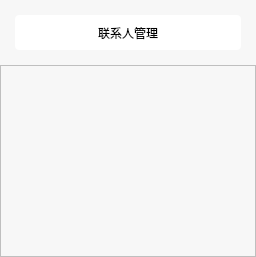
         <widget class="QWidget" name="leftStackedWidgetpage1">
          <layout class="QVBoxLayout" name="verticalLayout_10">
           <property name="spacing">
            <number>0</number>
           </property>
           <property name="leftMargin">
            <number>0</number>
           </property>
           <property name="topMargin">
            <number>0</number>
           </property>
           <property name="rightMargin">
            <number>0</number>
           </property>
           <property name="bottomMargin">
            <number>0</number>
           </property>
           <item>
            <widget class="QWidget" name="widget_6" native="true">
             <property name="styleSheet">
              <string notr="true">background-color: rgb(247, 247, 247);</string>
             </property>
             <layout class="QVBoxLayout" name="verticalLayout_9">
              <property name="leftMargin">
               <number>15</number>
              </property>
              <property name="topMargin">
               <number>15</number>
              </property>
              <property name="rightMargin">
               <number>15</number>
              </property>
              <property name="bottomMargin">
               <number>15</number>
              </property>
              <item>
               <widget class="QPushButton" name="pushButton">
                <property name="minimumSize">
                 <size>
                  <width>0</width>
                  <height>35</height>
                 </size>
                </property>
                <property name="styleSheet">
                 <string notr="true">QPushButton {
    color: black;           
    background-color: rgb(255, 255, 255);
    border-radius: 4px;   
 
	font: 11pt &quot;微软雅黑&quot;;
}

/* 按钮鼠标悬停状态：背景色设为灰色 */
QPushButton:hover {
    background-color: rgb(235,235,235);
}

/* 按钮点击（按下）状态：背景色设为更深的灰色 */
QPushButton:pressed {
    background-color: rgb(227,227,227);
}</string>
                </property>
                <property name="text">
                 <string>联系人管理</string>
                </property>
                <property name="icon">
                 <iconset>
                  <normaloff>:/a/icons/联系人管理.svg</normaloff>:/a/icons/联系人管理.svg</iconset>
                </property>
                <property name="iconSize">
                 <size>
                  <width>27</width>
                  <height>27</height>
                 </size>
                </property>
                <property name="autoDefault">
                 <bool>false</bool>
                </property>
                <property name="default">
                 <bool>false</bool>
                </property>
                <property name="flat">
                 <bool>false</bool>
                </property>
               </widget>
              </item>
             </layout>
            </widget>
           </item>
           <item>
            <widget class="ContactTreeView" name="contactTreeView">
             <property name="styleSheet">
              <string notr="true">QTreeView{
	background-color: rgb(247, 247, 247);
}

</string>
             </property>
             <property name="verticalScrollBarPolicy">
              <enum>Qt::ScrollBarPolicy::ScrollBarAlwaysOff</enum>
             </property>
             <property name="horizontalScrollBarPolicy">
              <enum>Qt::ScrollBarPolicy::ScrollBarAlwaysOff</enum>
             </property>
             <property name="autoScroll">
              <bool>true</bool>
             </property>
             <property name="autoScrollMargin">
              <number>0</number>
             </property>
             <property name="verticalScrollMode">
              <enum>QAbstractItemView::ScrollMode::ScrollPerPixel</enum>
             </property>
             <property name="autoExpandDelay">
              <number>0</number>
             </property>
             <property name="indentation">
              <number>15</number>
             </property>
             <property name="uniformRowHeights">
              <bool>false</bool>
             </property>
             <property name="itemsExpandable">
              <bool>true</bool>
             </property>
             <property name="allColumnsShowFocus">
              <bool>true</bool>
             </property>
             <property name="headerHidden">
              <bool>true</bool>
             </property>
             <attribute name="headerVisible">
              <bool>false</bool>
             </attribute>
            </widget>
           </item>
          </layout>
         </widget>
